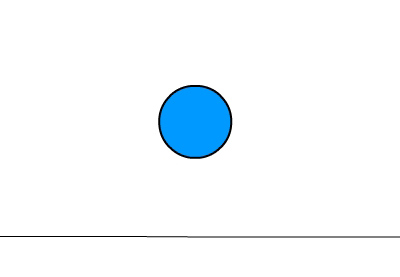
//> input picture Color Detection/blue_ball.jpg, 400 x 277 px
$ ./color_detection   (built with g++ and OpenCV 4)
//> lines starting //> are read from the running program, lines starting //| are printed output that depends on the picture; after the words box and inside, x2 and y2 are one past the last pixel; in counts of white or black regions, pixels touching at a corner belong together
#include <stdio.h>
#include <opencv2/opencv.hpp>
using namespace cv;
using namespace std;

int hmin=90,smin=90,vmin=153;
int hmax=100,smax=110,vmax=255;

int main(){
    string path="C://Users//Lenovo//Downloads//blue_ball.jpg";
    Mat image=imread(path);
//> image is the input picture: 277 rows x 400 cols, CV_8UC3; mean B, G, R 253, 249.4, 244.1

    Mat output1,output2;
    // Enter in BGR format
    // For RED
    inRange(image,Scalar(5,5,100),Scalar(40,40,255),output1);
//> output1: 277 rows x 400 cols, CV_8UC1; every value is 0
    // For blue
    inRange(image,Scalar(217,130,0),Scalar(255,153,0),output2);
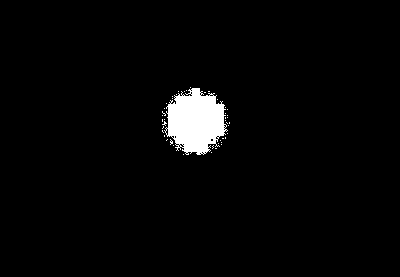
//> output2: 277 rows x 400 cols, CV_8UC1; 2.7% white; 45 white regions (44 under 20 px), largest, box (x1, y1, x2, y2) and area: (164, 88, 228, 155) 2888

    int x1,x2;
    x1=countNonZero(output1);
//> x1 = 0
    x2=countNonZero(output2);
//> x2 = 2975

    if (x1<x2){
        cout<< "Blue ball" << endl;
        imshow("output",output2);
    }

    else{
        cout<< "Red ball" << endl;
        imshow("output",output1);
    }


    imshow("Image",image);

    waitKey(0);


}

$ run again, with Color Detection/red_ball.jpg copied over Color Detection/blue_ball.jpg
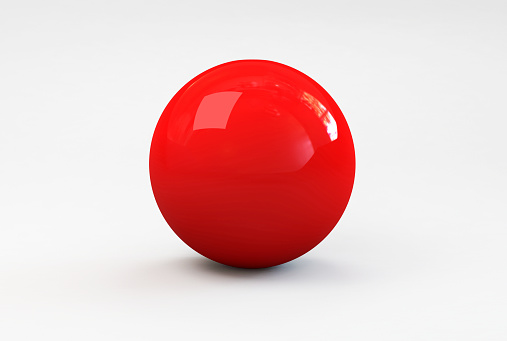
//> input picture Color Detection/red_ball.jpg, 507 x 341 px
//> image is the input picture: 341 rows x 507 cols, CV_8UC3; mean B, G, R 197.2, 197.3, 234.9
//> `inRange(image,Scalar(5,5,100),Scalar(40,40,255),output1);`:
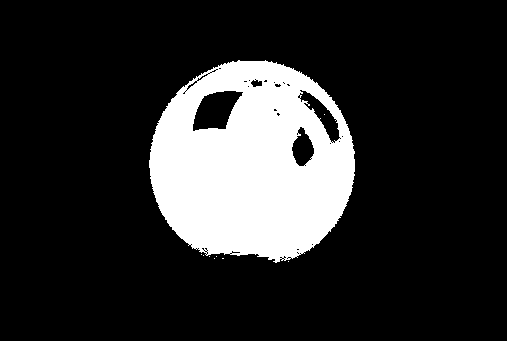
//> output1: 341 rows x 507 cols, CV_8UC1; 17.3% white; 9 white regions (8 under 20 px), largest, box (x1, y1, x2, y2) and area: (149, 60, 355, 263) 29980
//> output2: 341 rows x 507 cols, CV_8UC1; every value is 0
//> x1 = 29989
//> x2 = 0
